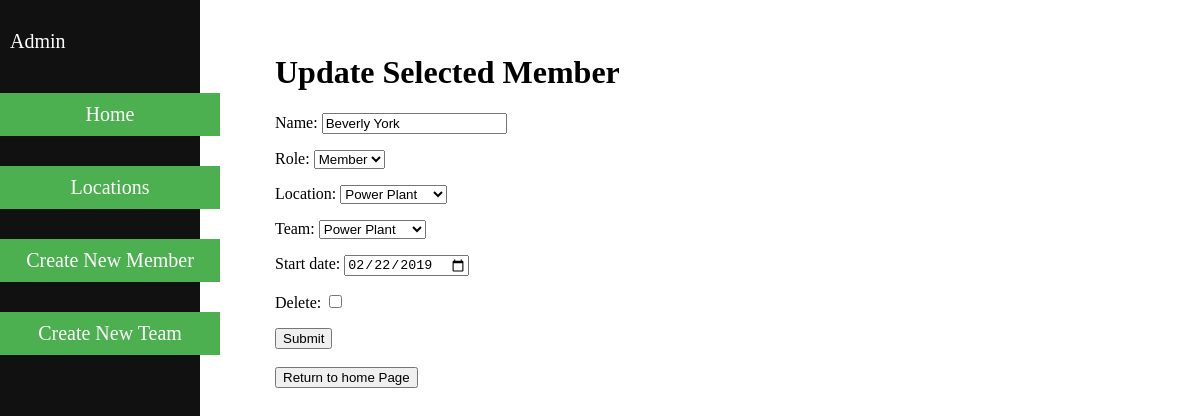
/member/update/32/, run on the app's committed database.
### welcome/models.py (models this page shows, shortened)
class TeamMember(models.Model):
    name = models.CharField(max_length=100)
    role = models.CharField(max_length=100, choices=(('Manager', 'Manager'), ('Member', 'Member')))
    location = models.ForeignKey(Location, on_delete=models.CASCADE)
    team = models.ForeignKey(TeamName, on_delete=models.CASCADE)
    start_date = models.DateField()

class Location(models.Model):
    location = models.CharField(max_length=100)
    state = models.CharField(max_length=30)
    suburb = models.CharField(max_length=30)
    physical_Address = models.CharField(max_length=100)
    phone_Number = models.CharField(max_length=30)
    def __str__(self):
        return self.location

class TeamName(models.Model):
    team = models.CharField(max_length=50)
    def __str__(self):
        return self.team

### welcome/views.py (the view)
# urls.py: path('member/update/<int:member_id>/', views.member_update, name='member_update'),
def member_update(request, member_id):
    member = get_object_or_404(TeamMember, pk=member_id)
    if request.method == 'POST':
        form = MemberUpdateForm(request.POST, instance=member)
        if form.is_valid():
            if form.cleaned_data['delete']:
                member.delete()
                return redirect('welcome')
            form.save()
            return redirect('member_details', member_id=member_id)
    else:
        form = MemberUpdateForm(instance=member)
    return render(request, 'pages/member_update.html', {'form': form})

### welcome/forms.py
class MemberUpdateForm(forms.ModelForm):
    delete = forms.BooleanField(required=False)
    class Meta:
        model = TeamMember
        fields = ['name', 'role', 'location', 'team', 'start_date', 'delete']
        widgets = {
            'start_date': forms.DateInput(attrs={'type': 'date'}, format='%Y-%m-%d'),
        }
    def __init__(self, *args, **kwargs):
        super(MemberUpdateForm, self).__init__(*args, **kwargs)
        self.fields['role'].choices = [('Member', 'Member')]

### templates/pages/member_update.html (shortened to what this page needs)
{% extends 'pages/landing.html' %}
{% load static %}
{% block content %}
<body class="content">
    <h1>Update Selected Member</h1>
    <form method="post">
        {{ form.as_p }}
        <button type="submit">Submit</button>
    </form>
    <br><button onclick="location.href='{% url 'welcome' %}'">Return to home Page</button>
</body>
{% endblock %}

### welcome/static/css/styles.css (style rules this page uses)
.content { margin-left: 250px; padding: 25px; }

### data on the page
TeamMember: name "Beverly York", role "Member", start_date "02/22/2019"
Location: location "Power Plant"
TeamName: team "Power Plant"
